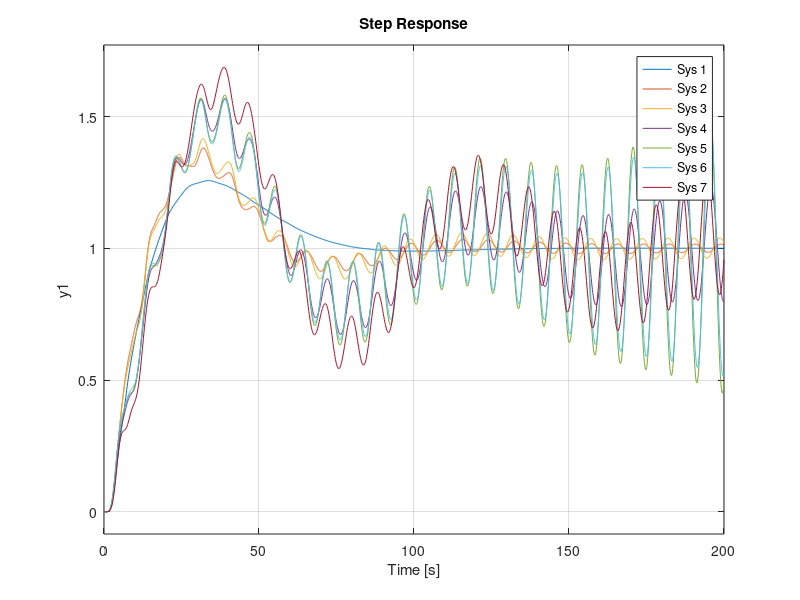
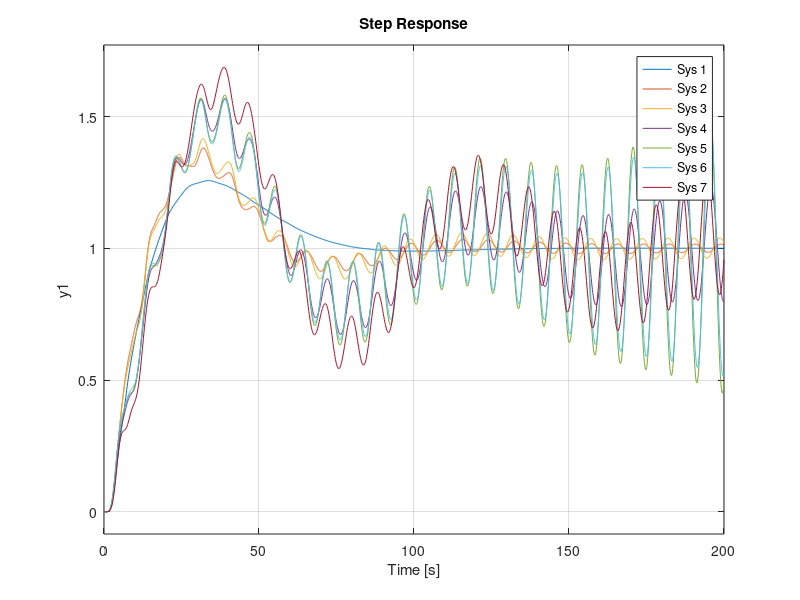
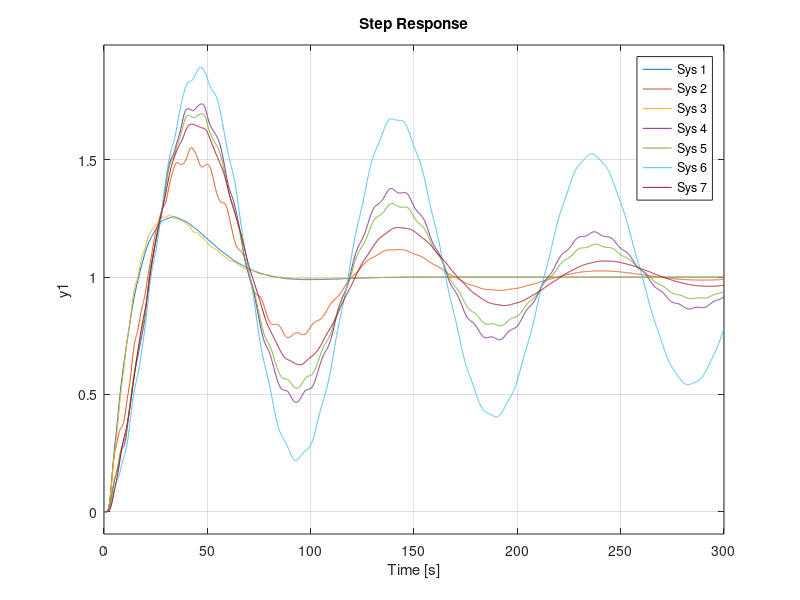

MATLAB code for these plots, in order:
## -*- texinfo -*-
## @deftypefn  {Function File} {} Anderson {@ }
##
## Frequency-weighted coprime factorization controller reduction [1].
##
## @*@strong{References}@*
## @enumerate
## @item
## Anderson, B.D.O.:
## @cite{Controller Reduction: Concepts and Approaches},
## IEEE Transactions of Automatic Control, Vol. 34, No. 8, August 1989.
## @end enumerate
##
## @end deftypefn

% ===============================================================================
% Coprime Factorization Controller Reduction     Lukas Reichlin     December 2011
% ===============================================================================
% Reference: Anderson, B.D.O.: Controller Reduction: Concepts and Approaches
%            IEEE Transactions of Automatic Control, Vol. 34, No. 8, August 1989
% ===============================================================================

% Tabula Rasa
function Anderson ()

clear all, close all, clc

% Plant
A = [ -0.161      -6.004      -0.58215    -9.9835     -0.40727    -3.982       0.0         0.0
       1.0         0.0         0.0         0.0         0.0         0.0         0.0         0.0
       0.0         1.0         0.0         0.0         0.0         0.0         0.0         0.0
       0.0         0.0         1.0         0.0         0.0         0.0         0.0         0.0
       0.0         0.0         0.0         1.0         0.0         0.0         0.0         0.0
       0.0         0.0         0.0         0.0         1.0         0.0         0.0         0.0
       0.0         0.0         0.0         0.0         0.0         1.0         0.0         0.0
       0.0         0.0         0.0         0.0         0.0         0.0         1.0         0.0     ];

B = [  1.0
       0.0
       0.0
       0.0
       0.0
       0.0
       0.0
       0.0 ];

C = [  0.0         0.0         6.4432e-3   2.3196e-3   7.1252e-2   1.0002      0.10455     0.99551 ];

G = ss (A, B, C);

% LQG Design
H = [  0.0         0.0         0.0         0.0         0.55       11.0         1.32       18.0     ];

q1 = 1e-6;
q2 = 100;   % [100, 1000, 2000]

Q = q1 * H.' * H;
R = 1;

W = q2 * B * B.';
V = 1;

F = lqr (G, Q, R)
L = lqe (G, W, V)

% Coprime Factorization using Balanced Truncation Approximation
Kr = arrayfun (@(k) cfconred (G, F, L, k), 8:-1:2, 'uniformoutput', false);  % 'method', 'bfsr-bta'
T = cellfun (@(Kr) feedback (G*Kr), Kr, 'uniformoutput', false);

figure (1)
step (T{:}, 200)

% Coprime Factorization using Singular Perturbation Approximation
Kr = arrayfun (@(k) cfconred (G, F, L, k, 'method', 'bfsr-spa'), 8:-1:2, 'uniformoutput', false);
T = cellfun (@(Kr) feedback (G*Kr), Kr, 'uniformoutput', false);

figure (2)
step (T{:}, 200)

% Frequency-Weighted Coprime Factorization using BTA
Kr = arrayfun (@(k) fwcfconred (G, F, L, k), 8:-1:2, 'uniformoutput', false);
T = cellfun (@(Kr) feedback (G*Kr), Kr, 'uniformoutput', false);

figure (3)
step (T{:}, 300)

endfunction
